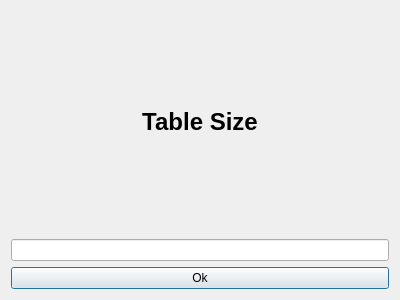
<?xml version="1.0" encoding="UTF-8"?>
<ui version="4.0">
 <class>Ask</class>
 <widget class="QDialog" name="Ask">
  <property name="geometry">
   <rect>
    <x>0</x>
    <y>0</y>
    <width>400</width>
    <height>300</height>
   </rect>
  </property>
  <property name="windowTitle">
   <string>Dialog</string>
  </property>
  <layout class="QVBoxLayout" name="verticalLayout">
   <item>
    <widget class="QLabel" name="label">
     <property name="text">
      <string>&lt;html&gt;&lt;head/&gt;&lt;body&gt;&lt;p align=&quot;center&quot;&gt;&lt;span style=&quot; font-size:18pt; font-weight:600;&quot;&gt;Table Size&lt;/span&gt;&lt;/p&gt;&lt;/body&gt;&lt;/html&gt;</string>
     </property>
    </widget>
   </item>
   <item>
    <widget class="QLineEdit" name="lineEdit"/>
   </item>
   <item>
    <widget class="QPushButton" name="pushButton">
     <property name="text">
      <string>Ok</string>
     </property>
    </widget>
   </item>
  </layout>
 </widget>
 <resources/>
 <connections/>
</ui>
